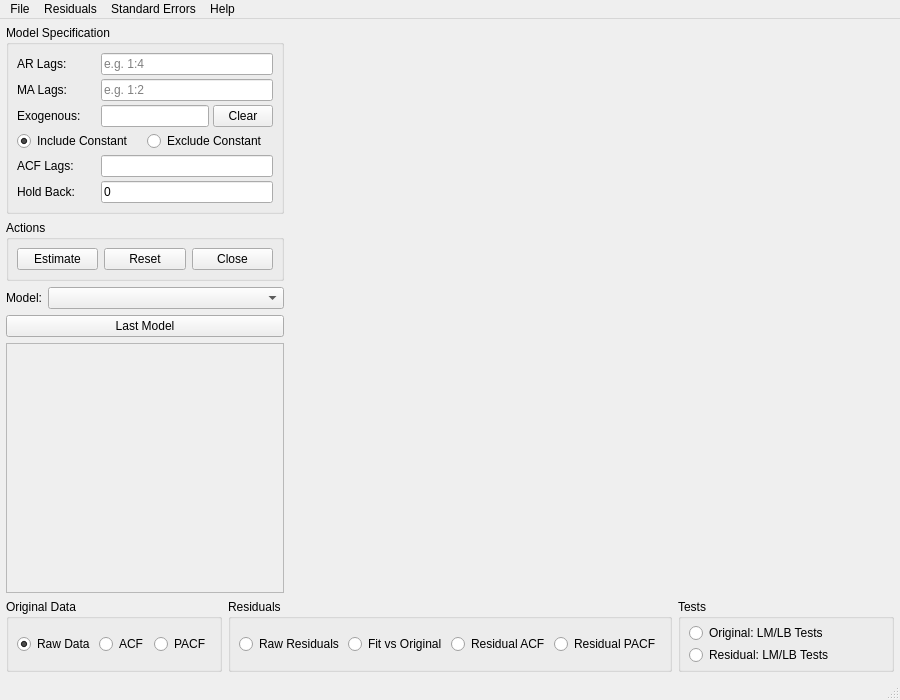
<?xml version="1.0" encoding="UTF-8"?>
<!--
  Qt Designer UI file: ARMAXMainWindow
  Faithfully reproduces the layout of the MATLAB GUIDE ARMAX.fig main estimation window.
  Ref: GUI/ARMAX.m (1282 lines) — widget objectNames match Python armax_main.py expectations.
  Ref: GUI/ARMAX.fig — MATLAB GUIDE binary layout (geometry reconstructed from callback analysis).
-->
<ui version="4.0">
 <class>ARMAXMainWindow</class>
 <widget class="QMainWindow" name="ARMAXMainWindow">
  <property name="geometry">
   <rect>
    <x>0</x>
    <y>0</y>
    <width>900</width>
    <height>700</height>
   </rect>
  </property>
  <property name="windowTitle">
   <string>ARMAX Estimation</string>
  </property>
  <property name="minimumSize">
   <size>
    <width>900</width>
    <height>700</height>
   </size>
  </property>
  <widget class="QWidget" name="centralwidget">
   <layout class="QVBoxLayout" name="mainVerticalLayout">
    <property name="spacing">
     <number>6</number>
    </property>
    <property name="leftMargin">
     <number>6</number>
    </property>
    <property name="topMargin">
     <number>6</number>
    </property>
    <property name="rightMargin">
     <number>6</number>
    </property>
    <property name="bottomMargin">
     <number>6</number>
    </property>
    <item>
     <!-- Top area: left panel (controls) + right panel (plot) -->
     <layout class="QHBoxLayout" name="topHorizontalLayout">
      <property name="spacing">
       <number>6</number>
      </property>
      <item>
       <!-- LEFT PANEL: Input controls, actions, model selector, message -->
       <layout class="QVBoxLayout" name="leftPanelLayout">
        <property name="spacing">
         <number>6</number>
        </property>
        <item>
         <!-- Model Specification Group Box -->
         <widget class="QGroupBox" name="modelSpecGroupBox">
          <property name="title">
           <string>Model Specification</string>
          </property>
          <property name="sizePolicy">
           <sizepolicy hsizetype="Preferred" vsizetype="Preferred">
            <horstretch>0</horstretch>
            <verstretch>0</verstretch>
           </sizepolicy>
          </property>
          <layout class="QVBoxLayout" name="modelSpecLayout">
           <property name="spacing">
            <number>4</number>
           </property>
           <property name="leftMargin">
            <number>8</number>
           </property>
           <property name="topMargin">
            <number>8</number>
           </property>
           <property name="rightMargin">
            <number>8</number>
           </property>
           <property name="bottomMargin">
            <number>8</number>
           </property>
           <item>
            <!-- AR Lags row -->
            <layout class="QHBoxLayout" name="arLagsLayout">
             <item>
              <widget class="QLabel" name="arLagsLabel">
               <property name="text">
                <string>AR Lags:</string>
               </property>
               <property name="minimumSize">
                <size>
                 <width>80</width>
                 <height>0</height>
                </size>
               </property>
              </widget>
             </item>
             <item>
              <widget class="QLineEdit" name="AR_lags_edit">
               <property name="toolTip">
                <string>Enter AR lag specification (e.g. &quot;1:4&quot; or &quot;1 3 5&quot;)</string>
               </property>
               <property name="placeholderText">
                <string>e.g. 1:4</string>
               </property>
              </widget>
             </item>
            </layout>
           </item>
           <item>
            <!-- MA Lags row -->
            <layout class="QHBoxLayout" name="maLagsLayout">
             <item>
              <widget class="QLabel" name="maLagsLabel">
               <property name="text">
                <string>MA Lags:</string>
               </property>
               <property name="minimumSize">
                <size>
                 <width>80</width>
                 <height>0</height>
                </size>
               </property>
              </widget>
             </item>
             <item>
              <widget class="QLineEdit" name="MA_lags_edit">
               <property name="toolTip">
                <string>Enter MA lag specification (e.g. &quot;1:4&quot; or &quot;1 3 5&quot;)</string>
               </property>
               <property name="placeholderText">
                <string>e.g. 1:2</string>
               </property>
              </widget>
             </item>
            </layout>
           </item>
           <item>
            <!-- Exogenous Variables row -->
            <layout class="QHBoxLayout" name="exogLayout">
             <item>
              <widget class="QLabel" name="exogLabel">
               <property name="text">
                <string>Exogenous:</string>
               </property>
               <property name="minimumSize">
                <size>
                 <width>80</width>
                 <height>0</height>
                </size>
               </property>
              </widget>
             </item>
             <item>
              <widget class="QLineEdit" name="EXOG_edit">
               <property name="toolTip">
                <string>Enter exogenous variable specification</string>
               </property>
              </widget>
             </item>
             <item>
              <widget class="QPushButton" name="EXOG_clear_pushbutton">
               <property name="text">
                <string>Clear</string>
               </property>
               <property name="maximumSize">
                <size>
                 <width>60</width>
                 <height>16777215</height>
                </size>
               </property>
               <property name="toolTip">
                <string>Clear exogenous variable specification</string>
               </property>
              </widget>
             </item>
            </layout>
           </item>
           <item>
            <!-- Constant radio buttons -->
            <layout class="QHBoxLayout" name="constantLayout">
             <item>
              <widget class="QRadioButton" name="constant_include">
               <property name="text">
                <string>Include Constant</string>
               </property>
               <property name="checked">
                <bool>true</bool>
               </property>
               <property name="toolTip">
                <string>Include a constant term in the model (default)</string>
               </property>
              </widget>
             </item>
             <item>
              <widget class="QRadioButton" name="constant_exclude">
               <property name="text">
                <string>Exclude Constant</string>
               </property>
               <property name="toolTip">
                <string>Exclude the constant term from the model</string>
               </property>
              </widget>
             </item>
            </layout>
           </item>
           <item>
            <!-- ACF Lags row -->
            <layout class="QHBoxLayout" name="acfLagsLayout">
             <item>
              <widget class="QLabel" name="acfLagsLabel">
               <property name="text">
                <string>ACF Lags:</string>
               </property>
               <property name="minimumSize">
                <size>
                 <width>80</width>
                 <height>0</height>
                </size>
               </property>
              </widget>
             </item>
             <item>
              <widget class="QLineEdit" name="ACF_lags_edit">
               <property name="toolTip">
                <string>Number of autocorrelation lags to display</string>
               </property>
              </widget>
             </item>
            </layout>
           </item>
           <item>
            <!-- Hold Back row -->
            <layout class="QHBoxLayout" name="holdBackLayout">
             <item>
              <widget class="QLabel" name="holdBackLabel">
               <property name="text">
                <string>Hold Back:</string>
               </property>
               <property name="minimumSize">
                <size>
                 <width>80</width>
                 <height>0</height>
                </size>
               </property>
              </widget>
             </item>
             <item>
              <widget class="QLineEdit" name="hold_back_edit">
               <property name="text">
                <string>0</string>
               </property>
               <property name="toolTip">
                <string>Number of initial observations to hold back</string>
               </property>
              </widget>
             </item>
            </layout>
           </item>
          </layout>
         </widget>
        </item>
        <item>
         <!-- Actions Group Box -->
         <widget class="QGroupBox" name="actionsGroupBox">
          <property name="title">
           <string>Actions</string>
          </property>
          <layout class="QHBoxLayout" name="actionsLayout">
           <property name="spacing">
            <number>6</number>
           </property>
           <property name="leftMargin">
            <number>8</number>
           </property>
           <property name="topMargin">
            <number>8</number>
           </property>
           <property name="rightMargin">
            <number>8</number>
           </property>
           <property name="bottomMargin">
            <number>8</number>
           </property>
           <item>
            <widget class="QPushButton" name="estimate_pushbutton">
             <property name="text">
              <string>Estimate</string>
             </property>
             <property name="toolTip">
              <string>Run ARMAX estimation with current specification</string>
             </property>
            </widget>
           </item>
           <item>
            <widget class="QPushButton" name="reset_pushbutton">
             <property name="text">
              <string>Reset</string>
             </property>
             <property name="toolTip">
              <string>Clear all inputs and reset to original data</string>
             </property>
            </widget>
           </item>
           <item>
            <widget class="QPushButton" name="close_pushbutton">
             <property name="text">
              <string>Close</string>
             </property>
             <property name="toolTip">
              <string>Close the ARMAX estimation window</string>
             </property>
            </widget>
           </item>
          </layout>
         </widget>
        </item>
        <item>
         <!-- Model Selector -->
         <layout class="QHBoxLayout" name="modelSelectorLayout">
          <item>
           <widget class="QLabel" name="modelSelectorLabel">
            <property name="text">
             <string>Model:</string>
            </property>
           </widget>
          </item>
          <item>
           <widget class="QComboBox" name="model_selector_popup">
            <property name="toolTip">
             <string>Select a previously estimated model</string>
            </property>
            <property name="sizePolicy">
             <sizepolicy hsizetype="Expanding" vsizetype="Fixed">
              <horstretch>1</horstretch>
              <verstretch>0</verstretch>
             </sizepolicy>
            </property>
           </widget>
          </item>
         </layout>
        </item>
        <item>
         <!-- Last Model Button -->
         <widget class="QPushButton" name="last_model_pushbutton">
          <property name="text">
           <string>Last Model</string>
          </property>
          <property name="toolTip">
           <string>Load the last estimated model</string>
          </property>
         </widget>
        </item>
        <item>
         <!-- Message Text Label -->
         <widget class="QLabel" name="message_text">
          <property name="text">
           <string></string>
          </property>
          <property name="wordWrap">
           <bool>true</bool>
          </property>
          <property name="minimumSize">
           <size>
            <width>0</width>
            <height>40</height>
           </size>
          </property>
          <property name="sizePolicy">
           <sizepolicy hsizetype="Preferred" vsizetype="Expanding">
            <horstretch>0</horstretch>
            <verstretch>1</verstretch>
           </sizepolicy>
          </property>
          <property name="alignment">
           <set>Qt::AlignLeading|Qt::AlignLeft|Qt::AlignTop</set>
          </property>
          <property name="frameShape">
           <enum>QFrame::StyledPanel</enum>
          </property>
          <property name="frameShadow">
           <enum>QFrame::Sunken</enum>
          </property>
         </widget>
        </item>
       </layout>
      </item>
      <item>
       <!-- RIGHT PANEL: Plot container for matplotlib FigureCanvasQTAgg -->
       <!-- Ref: ARMAX.m:1277 — plot area 585x392 pixels, replaces plot_handle and plot_axes2 -->
       <widget class="QWidget" name="plot_container">
        <property name="minimumSize">
         <size>
          <width>585</width>
          <height>392</height>
         </size>
        </property>
        <property name="sizePolicy">
         <sizepolicy hsizetype="Expanding" vsizetype="Expanding">
          <horstretch>1</horstretch>
          <verstretch>1</verstretch>
         </sizepolicy>
        </property>
        <layout class="QVBoxLayout" name="plotContainerLayout">
         <property name="leftMargin">
          <number>0</number>
         </property>
         <property name="topMargin">
          <number>0</number>
         </property>
         <property name="rightMargin">
          <number>0</number>
         </property>
         <property name="bottomMargin">
          <number>0</number>
         </property>
        </layout>
       </widget>
      </item>
     </layout>
    </item>
    <item>
     <!-- BOTTOM PANEL: Radio button groups for plot type selection -->
     <layout class="QHBoxLayout" name="bottomRadioLayout">
      <property name="spacing">
       <number>6</number>
      </property>
      <item>
       <!-- Original Data radio group -->
       <widget class="QGroupBox" name="originalDataGroupBox">
        <property name="title">
         <string>Original Data</string>
        </property>
        <layout class="QHBoxLayout" name="originalDataLayout">
         <property name="spacing">
          <number>4</number>
         </property>
         <property name="leftMargin">
          <number>8</number>
         </property>
         <property name="topMargin">
          <number>4</number>
         </property>
         <property name="rightMargin">
          <number>8</number>
         </property>
         <property name="bottomMargin">
          <number>4</number>
         </property>
         <item>
          <widget class="QRadioButton" name="orig_raw_radio">
           <property name="text">
            <string>Raw Data</string>
           </property>
           <property name="checked">
            <bool>true</bool>
           </property>
           <property name="toolTip">
            <string>Plot raw original data</string>
           </property>
          </widget>
         </item>
         <item>
          <widget class="QRadioButton" name="orig_acf_radio">
           <property name="text">
            <string>ACF</string>
           </property>
           <property name="toolTip">
            <string>Plot autocorrelation function of original data</string>
           </property>
          </widget>
         </item>
         <item>
          <widget class="QRadioButton" name="orig_pacf_radio">
           <property name="text">
            <string>PACF</string>
           </property>
           <property name="toolTip">
            <string>Plot partial autocorrelation function of original data</string>
           </property>
          </widget>
         </item>
        </layout>
       </widget>
      </item>
      <item>
       <!-- Residuals radio group -->
       <widget class="QGroupBox" name="residualsGroupBox">
        <property name="title">
         <string>Residuals</string>
        </property>
        <layout class="QHBoxLayout" name="residualsLayout">
         <property name="spacing">
          <number>4</number>
         </property>
         <property name="leftMargin">
          <number>8</number>
         </property>
         <property name="topMargin">
          <number>4</number>
         </property>
         <property name="rightMargin">
          <number>8</number>
         </property>
         <property name="bottomMargin">
          <number>4</number>
         </property>
         <item>
          <widget class="QRadioButton" name="resid_raw_radio">
           <property name="text">
            <string>Raw Residuals</string>
           </property>
           <property name="toolTip">
            <string>Plot raw model residuals</string>
           </property>
          </widget>
         </item>
         <item>
          <widget class="QRadioButton" name="resid_fit_radio">
           <property name="text">
            <string>Fit vs Original</string>
           </property>
           <property name="toolTip">
            <string>Overlay original data and fitted values</string>
           </property>
          </widget>
         </item>
         <item>
          <widget class="QRadioButton" name="resid_acf_radio">
           <property name="text">
            <string>Residual ACF</string>
           </property>
           <property name="toolTip">
            <string>Plot autocorrelation function of residuals</string>
           </property>
          </widget>
         </item>
         <item>
          <widget class="QRadioButton" name="resid_pacf_radio">
           <property name="text">
            <string>Residual PACF</string>
           </property>
           <property name="toolTip">
            <string>Plot partial autocorrelation function of residuals</string>
           </property>
          </widget>
         </item>
        </layout>
       </widget>
      </item>
      <item>
       <!-- Tests radio group -->
       <widget class="QGroupBox" name="testsGroupBox">
        <property name="title">
         <string>Tests</string>
        </property>
        <layout class="QVBoxLayout" name="testsLayout">
         <property name="spacing">
          <number>2</number>
         </property>
         <property name="leftMargin">
          <number>8</number>
         </property>
         <property name="topMargin">
          <number>4</number>
         </property>
         <property name="rightMargin">
          <number>8</number>
         </property>
         <property name="bottomMargin">
          <number>4</number>
         </property>
         <item>
          <widget class="QRadioButton" name="radiobutton18">
           <property name="text">
            <string>Original: LM/LB Tests</string>
           </property>
           <property name="toolTip">
            <string>LM test or Ljung-Box statistics for original data</string>
           </property>
          </widget>
         </item>
         <item>
          <widget class="QRadioButton" name="radiobutton19">
           <property name="text">
            <string>Residual: LM/LB Tests</string>
           </property>
           <property name="toolTip">
            <string>LM test or Ljung-Box statistics for model residuals</string>
           </property>
          </widget>
         </item>
        </layout>
       </widget>
      </item>
     </layout>
    </item>
   </layout>
  </widget>
  <!-- MENU BAR -->
  <!-- Ref: ARMAX.m — export_menu_Callback, residual_menu_Callback, stderror_menu_Callback, about_menu_Callback -->
  <widget class="QMenuBar" name="menubar">
   <property name="geometry">
    <rect>
     <x>0</x>
     <y>0</y>
     <width>900</width>
     <height>22</height>
    </rect>
   </property>
   <widget class="QMenu" name="export_menu">
    <property name="title">
     <string>File</string>
    </property>
    <addaction name="action_export_tiff"/>
    <addaction name="action_export_png"/>
    <addaction name="action_export_eps"/>
    <addaction name="separator"/>
    <addaction name="action_copy_figure"/>
   </widget>
   <widget class="QMenu" name="residual_menu">
    <property name="title">
     <string>Residuals</string>
    </property>
    <addaction name="action_save_residuals"/>
    <addaction name="action_save_std_residuals"/>
   </widget>
   <widget class="QMenu" name="stderror_menu">
    <property name="title">
     <string>Standard Errors</string>
    </property>
    <addaction name="action_heterorobust"/>
    <addaction name="action_homoerror"/>
   </widget>
   <widget class="QMenu" name="menu_help">
    <property name="title">
     <string>Help</string>
    </property>
    <addaction name="action_about"/>
    <addaction name="separator"/>
    <addaction name="action_initialization"/>
   </widget>
   <addaction name="export_menu"/>
   <addaction name="residual_menu"/>
   <addaction name="stderror_menu"/>
   <addaction name="menu_help"/>
  </widget>
  <widget class="QStatusBar" name="statusbar"/>
  <!-- ACTIONS -->
  <!-- File / Export actions — Ref: ARMAX.m:457-484 export callbacks -->
  <action name="action_export_tiff">
   <property name="objectName">
    <string>action_export_tiff</string>
   </property>
   <property name="text">
    <string>Export as TIFF...</string>
   </property>
  </action>
  <action name="action_export_png">
   <property name="objectName">
    <string>action_export_png</string>
   </property>
   <property name="text">
    <string>Export as PNG...</string>
   </property>
  </action>
  <action name="action_export_eps">
   <property name="objectName">
    <string>action_export_eps</string>
   </property>
   <property name="text">
    <string>Export as EPS...</string>
   </property>
  </action>
  <action name="action_copy_figure">
   <property name="objectName">
    <string>action_copy_figure</string>
   </property>
   <property name="text">
    <string>Copy Figure</string>
   </property>
  </action>
  <!-- Residuals menu actions — Ref: ARMAX.m:443-453 residuals save callbacks -->
  <action name="action_save_residuals">
   <property name="objectName">
    <string>action_save_residuals</string>
   </property>
   <property name="text">
    <string>Save Residuals...</string>
   </property>
  </action>
  <action name="action_save_std_residuals">
   <property name="objectName">
    <string>action_save_std_residuals</string>
   </property>
   <property name="text">
    <string>Save Standardized Residuals...</string>
   </property>
  </action>
  <!-- Standard Errors menu actions — Ref: ARMAX.m:762-785 hetero/homo callbacks -->
  <action name="action_heterorobust">
   <property name="objectName">
    <string>action_heterorobust</string>
   </property>
   <property name="text">
    <string>Heteroskedasticity-Robust</string>
   </property>
   <property name="checkable">
    <bool>true</bool>
   </property>
   <property name="checked">
    <bool>true</bool>
   </property>
  </action>
  <action name="action_homoerror">
   <property name="objectName">
    <string>action_homoerror</string>
   </property>
   <property name="text">
    <string>Homoskedastic</string>
   </property>
   <property name="checkable">
    <bool>true</bool>
   </property>
   <property name="checked">
    <bool>false</bool>
   </property>
  </action>
  <!-- Help menu actions — Ref: ARMAX.m:735-739 about callback, :649 initialization -->
  <action name="action_about">
   <property name="objectName">
    <string>action_about</string>
   </property>
   <property name="text">
    <string>About...</string>
   </property>
  </action>
  <action name="action_initialization">
   <property name="objectName">
    <string>action_initialization</string>
   </property>
   <property name="text">
    <string>Initialization</string>
   </property>
  </action>
 </widget>
 <resources/>
 <connections/>
</ui>
